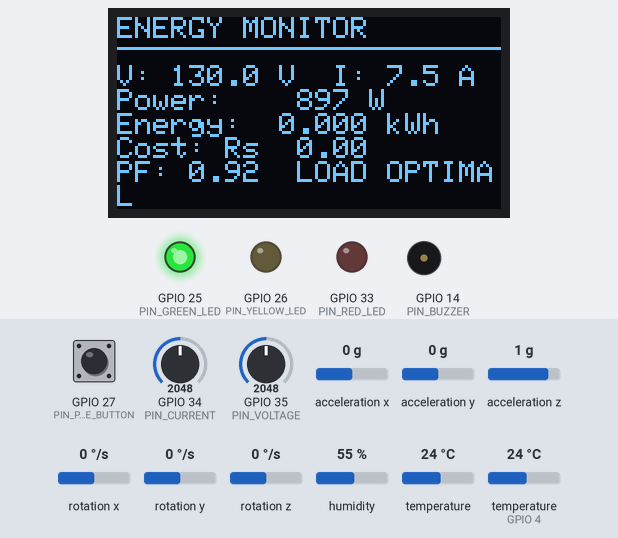
The sketch below on a simulated ESP32. On the bench: 128×64 one-colour display, output pins drawn as LEDs (lit = HIGH), buzzer (waves = sounding, pin HIGH). The inputs (shaded band) are chosen by the test bench; at power-on: GPIO 34 (PIN_CURRENT) = 2048, GPIO 35 (PIN_VOLTAGE) = 2048, GPIO 27 (PIN_PAGE_BUTTON) HIGH, acceleration x 0 g, acceleration y 0 g, acceleration z 1 g, rotation x 0 °/s, rotation y 0 °/s, rotation z 0 °/s, humidity 55 %, temperature 24 °C, temperature (sensor on GPIO 4) 24 °C (analog values on the 0–4095 scale). WiFi joins after 1.5 s; servers stay silent unless stated; storage starts empty; what the sketch prints to the serial monitor is not drawn.

Above: at 1.4 s.
1.5 s: GPIO 34 (PIN_CURRENT) set to 2508
At 3.9 s:
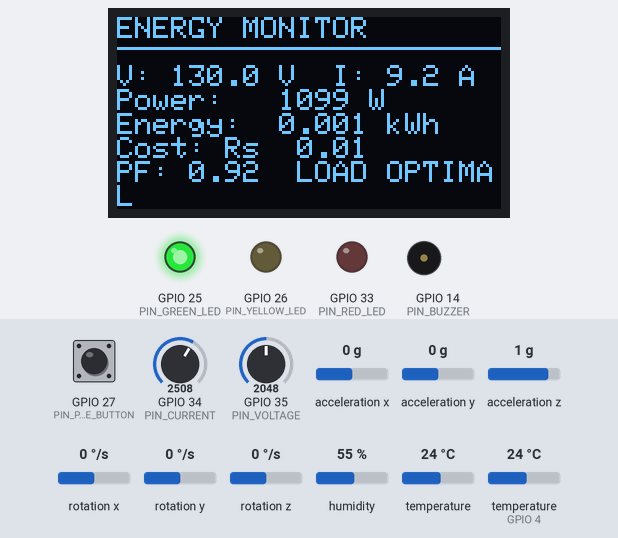
4.5 s: GPIO 34 (PIN_CURRENT) set to 2614
At 8.2 s:
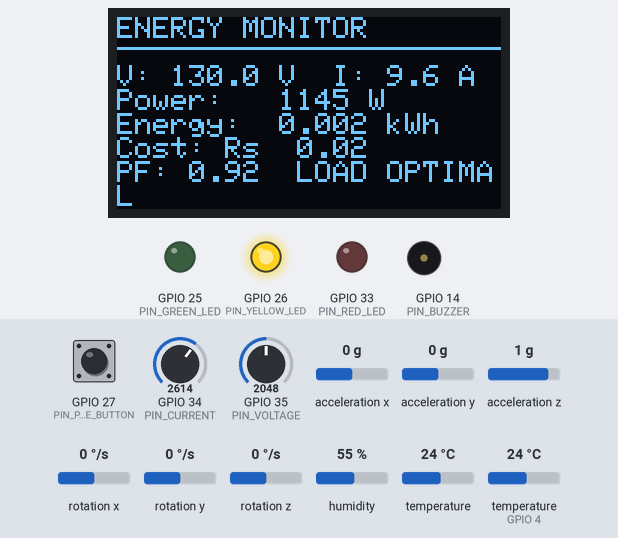
8.5 s: GPIO 35 (PIN_VOLTAGE) set to 491
At 10.8 s:
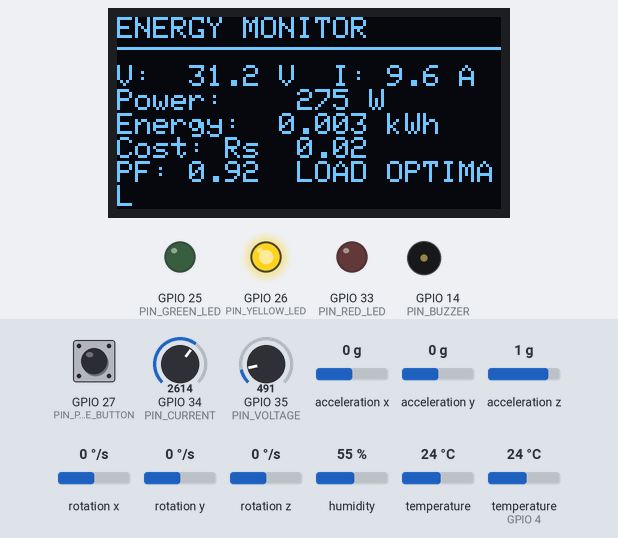
11.5 s: GPIO 35 (PIN_VOLTAGE) set to 420
At 12.3 s:
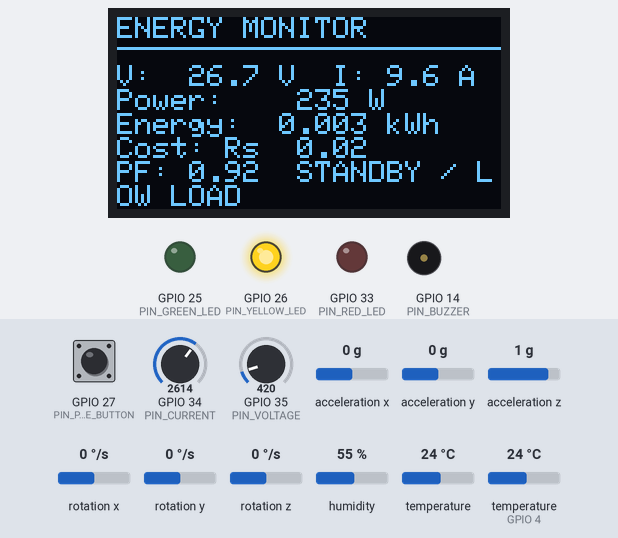
13.5 s: GPIO 35 (PIN_VOLTAGE) set to 3027
At 14.8 s:
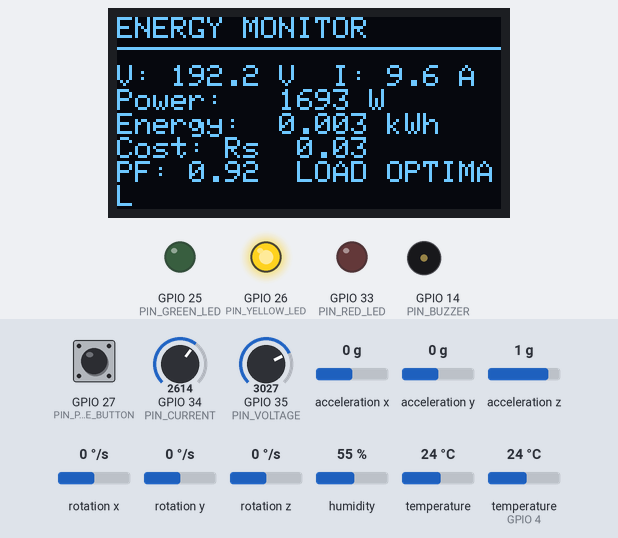
16.5 s: GPIO 35 (PIN_VOLTAGE) set to 3113
At 17.3 s:
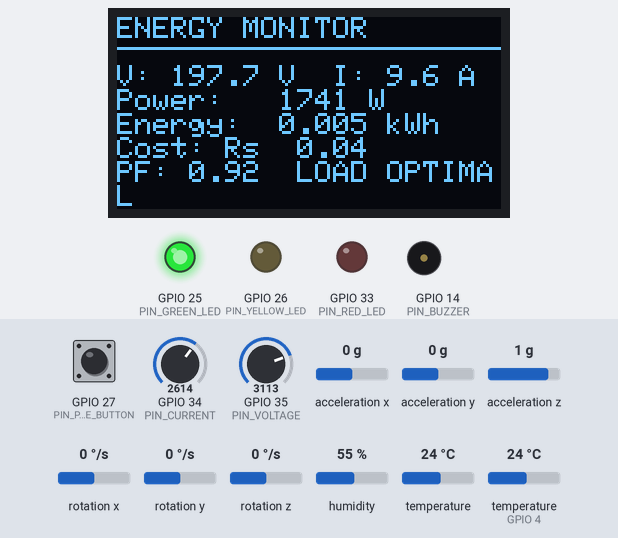
Timing chart, 0 to 19.5 s (numbered marks = the images above; inputs shaded):
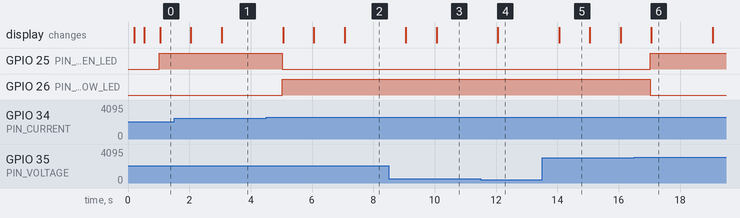

The sketch:

sketch.ino
```cpp
#include <Arduino.h>
#include <Wire.h>
#include <SPI.h>
#include <SD.h>
#include <WiFi.h>
#include <WebServer.h>
#include <DHTesp.h>
#include <Adafruit_GFX.h>
#include <Adafruit_SSD1306.h>
#include <Adafruit_MPU6050.h>
#include <Adafruit_Sensor.h>

// Smart Industrial Energy Monitoring & Predictive Maintenance
// Simulator inputs are isolated transducer simulations. Do not connect to mains.

// ---------------- Pin map ----------------
constexpr uint8_t PIN_DHT = 4;
constexpr uint8_t PIN_CURRENT = 34;       // simulated current transducer, 0-15 A
constexpr uint8_t PIN_VOLTAGE = 35;       // simulated voltage transducer, 0-260 V
constexpr uint8_t PIN_PAGE_BUTTON = 27;
constexpr uint8_t PIN_GREEN_LED = 25;
constexpr uint8_t PIN_YELLOW_LED = 26;
constexpr uint8_t PIN_RED_LED = 33;
constexpr uint8_t PIN_BUZZER = 14;
constexpr uint8_t PIN_SD_CS = 5;

// I2C: SDA 21, SCL 22. SPI: SCK 18, MISO 19, MOSI 23, CS 5.
constexpr uint8_t SCREEN_WIDTH = 128;
constexpr uint8_t SCREEN_HEIGHT = 64;
constexpr uint8_t OLED_ADDRESS = 0x3C;
constexpr float POWER_FACTOR = 0.92f;
constexpr float TARIFF_INR_PER_KWH = 8.50f;
constexpr float POWER_ALERT_W = 2500.0f;
constexpr uint8_t HISTORY_COUNT = 24;

const char* WIFI_SSID = "Wokwi-GUEST";
const char* WIFI_PASSWORD = "";

DHTesp dht;
Adafruit_MPU6050 mpu;
Adafruit_SSD1306 display(SCREEN_WIDTH, SCREEN_HEIGHT, &Wire, -1);
WebServer server(80);

struct Telemetry {
  float temperatureC = 0;
  float humidity = 0;
  float vibrationG = 0;
  float voltageV = 230;
  float currentA = 0;
  float powerW = 0;
  float powerFactor = POWER_FACTOR;
  float energyKWh = 0;
  float costInr = 0;
  float health = 100;
  float maintenanceHours = 720;
  float averagePowerW = 0;
  float peakPowerW = 0;
  uint32_t samples = 0;
  bool abnormalConsumption = false;
  const char* state = "STARTING";
  const char* optimization = "MEASURING";
};

Telemetry telemetry;
uint8_t page = 0;
uint32_t lastSample = 0;
uint32_t lastLog = 0;
uint32_t lastDisplay = 0;
uint32_t lastButton = 0;
uint32_t lastWiFiAttempt = 0;
uint32_t lastEnergyUpdate = 0;
bool sdReady = false;
bool webReady = false;
float powerHistory[HISTORY_COUNT] = {};
uint8_t historyIndex = 0;
uint8_t historySize = 0;
float historySum = 0;

float clamp01(float value) {
  return constrain(value, 0.0f, 1.0f);
}

void setIndicators() {
  digitalWrite(PIN_GREEN_LED, telemetry.health >= 75 && telemetry.voltageV <= 245);
  digitalWrite(PIN_YELLOW_LED, telemetry.health >= 45 && telemetry.health < 75);
  digitalWrite(PIN_RED_LED, telemetry.health < 45 || telemetry.voltageV > 245 || telemetry.currentA > 12);

  bool alarm = telemetry.health < 45 || telemetry.voltageV > 250 || telemetry.currentA > 13;
  digitalWrite(PIN_BUZZER, alarm && ((millis() / 250) % 2 == 0));
}

void calculateHealth() {
  float tempPenalty = clamp01((telemetry.temperatureC - 35.0f) / 35.0f);
  float vibPenalty = clamp01((telemetry.vibrationG - 0.08f) / 0.65f);
  float currentPenalty = clamp01((telemetry.currentA - 7.0f) / 8.0f);
  float voltagePenalty = clamp01(fabsf(telemetry.voltageV - 230.0f) / 35.0f);
  float humidityPenalty = clamp01((telemetry.humidity - 75.0f) / 25.0f);

  float risk = 0.27f * vibPenalty + 0.24f * tempPenalty +
               0.20f * currentPenalty + 0.19f * voltagePenalty +
               0.10f * humidityPenalty;
  telemetry.health = 100.0f * (1.0f - risk);

  if (telemetry.health >= 75) telemetry.state = "NORMAL";
  else if (telemetry.health >= 45) telemetry.state = "WARNING";
  else telemetry.state = "CRITICAL";

  if (telemetry.currentA > 12 || telemetry.voltageV > 245) {
    telemetry.optimization = "REDUCE LOAD";
  } else if (telemetry.powerW < 250) {
    telemetry.optimization = "STANDBY / LOW LOAD";
  } else {
    telemetry.optimization = "LOAD OPTIMAL";
  }

  telemetry.maintenanceHours = 24.0f + telemetry.health * 7.0f;
}

void updateEnergy(uint32_t now) {
  if (lastEnergyUpdate == 0) {
    lastEnergyUpdate = now;
    return;
  }
  float elapsedHours = (now - lastEnergyUpdate) / 3600000.0f;
  telemetry.energyKWh += (telemetry.powerW / 1000.0f) * elapsedHours;
  telemetry.costInr = telemetry.energyKWh * TARIFF_INR_PER_KWH;
  lastEnergyUpdate = now;
}

void updateHistory() {
  if (historySize < HISTORY_COUNT) {
    powerHistory[historyIndex] = telemetry.powerW;
    historySum += telemetry.powerW;
    historySize++;
  } else {
    historySum -= powerHistory[historyIndex];
    powerHistory[historyIndex] = telemetry.powerW;
    historySum += telemetry.powerW;
  }
  historyIndex = (historyIndex + 1) % HISTORY_COUNT;
  telemetry.samples++;
  telemetry.averagePowerW = historySize ? historySum / historySize : telemetry.powerW;
  telemetry.peakPowerW = max(telemetry.peakPowerW, telemetry.powerW);
  telemetry.abnormalConsumption = telemetry.powerW > POWER_ALERT_W ||
                                  (historySize >= 5 && telemetry.powerW > telemetry.averagePowerW * 1.50f);
}

void readSensors() {
  TempAndHumidity climate = dht.getTempAndHumidity();
  if (!isnan(climate.temperature)) telemetry.temperatureC = climate.temperature;
  if (!isnan(climate.humidity)) telemetry.humidity = climate.humidity;

  sensors_event_t accel, gyro, mpuTemp;
  mpu.getEvent(&accel, &gyro, &mpuTemp);
  float ax = accel.acceleration.x / 9.80665f;
  float ay = accel.acceleration.y / 9.80665f;
  float az = accel.acceleration.z / 9.80665f;
  float magnitude = sqrtf(ax * ax + ay * ay + az * az);
  telemetry.vibrationG = fabsf(magnitude - 1.0f) +
                         (fabsf(gyro.gyro.x) + fabsf(gyro.gyro.y) + fabsf(gyro.gyro.z)) * 0.015f;

  telemetry.currentA = (analogRead(PIN_CURRENT) / 4095.0f) * 15.0f;
  telemetry.voltageV = (analogRead(PIN_VOLTAGE) / 4095.0f) * 260.0f;
  telemetry.powerW = telemetry.voltageV * telemetry.currentA * telemetry.powerFactor;
  calculateHealth();
  setIndicators();
}

void printTelemetry() {
  Serial.printf(
    "TELEMETRY,t=%lu,voltage=%.1fV,current=%.2fA,power=%.1fW,avg=%.1fW,peak=%.1fW,energy=%.5fkWh,cost=Rs%.2f,alert=%s,temp=%.1fC,humidity=%.1f%%,vibration=%.3fg,health=%.1f,state=%s,opt=%s,rul=%.0fh\n",
    millis(), telemetry.voltageV, telemetry.currentA, telemetry.powerW,
    telemetry.averagePowerW, telemetry.peakPowerW, telemetry.energyKWh, telemetry.costInr,
    telemetry.abnormalConsumption ? "YES" : "NO", telemetry.temperatureC,
    telemetry.humidity, telemetry.vibrationG, telemetry.health,
    telemetry.state, telemetry.optimization, telemetry.maintenanceHours);
}

void logTelemetry() {
  if (!sdReady) return;
  File logFile = SD.open("/energy_log.csv", FILE_APPEND);
  if (!logFile) return;
  logFile.printf("%lu,%.2f,%.3f,%.2f,%.5f,%.2f,%.2f,%.2f,%.2f,%.2f,%s,%s,%.0f\n",
                 millis(), telemetry.voltageV, telemetry.currentA, telemetry.powerW,
                 telemetry.energyKWh, telemetry.costInr, telemetry.temperatureC,
                 telemetry.humidity, telemetry.vibrationG, telemetry.health,
                 telemetry.state, telemetry.optimization, telemetry.maintenanceHours);
  logFile.close();
}

void drawHeader(const char* title) {
  display.setTextSize(1);
  display.setTextColor(SSD1306_WHITE);
  display.setCursor(0, 0);
  display.println(title);
  display.drawLine(0, 10, 127, 10, SSD1306_WHITE);
}

void drawDashboard() {
  display.clearDisplay();
  display.setTextSize(1);
  if (page == 0) {
    drawHeader("ENERGY MONITOR");
    display.setCursor(0, 16);
    display.printf("V: %5.1f V  I:%4.1f A\n", telemetry.voltageV, telemetry.currentA);
    display.printf("Power: %6.0f W\n", telemetry.powerW);
    display.printf("Energy:%7.3f kWh\n", telemetry.energyKWh);
    display.printf("Cost: Rs%6.2f\n", telemetry.costInr);
    display.printf("PF: %.2f  %s", telemetry.powerFactor, telemetry.optimization);
  } else if (page == 1) {
    drawHeader("ASSET CONDITION");
    display.setCursor(0, 16);
    display.printf("Status: %s\n", telemetry.state);
    display.printf("Health: %5.1f %%\n", telemetry.health);
    display.printf("Temp:   %5.1f C\n", telemetry.temperatureC);
    display.printf("Vib:    %5.3f g\n", telemetry.vibrationG);
    display.printf("RUL:  %5.0f h", telemetry.maintenanceHours);
  } else {
    drawHeader("SYSTEM STATUS");
    display.setCursor(0, 16);
    display.printf("WiFi: %s\n", webReady ? "ONLINE" : "CONNECTING");
    display.printf("IP: %s\n", webReady ? WiFi.localIP().toString().c_str() : "not assigned");
    display.printf("SD: %s\n", sdReady ? "LOGGING" : "OFFLINE");
    display.printf("I2C: OLED + MPU6050\n");
    display.printf("UART: 115200 baud");
  }
  display.display();
}

String jsonTelemetry() {
  String json = "{";
  json += "\"voltage_v\":" + String(telemetry.voltageV, 2);
  json += ",\"current_a\":" + String(telemetry.currentA, 3);
  json += ",\"power_w\":" + String(telemetry.powerW, 2);
  json += ",\"average_power_w\":" + String(telemetry.averagePowerW, 2);
  json += ",\"peak_power_w\":" + String(telemetry.peakPowerW, 2);
  json += ",\"samples\":" + String(telemetry.samples);
  json += ",\"abnormal_consumption\":" + String(telemetry.abnormalConsumption ? "true" : "false");
  json += ",\"energy_kwh\":" + String(telemetry.energyKWh, 5);
  json += ",\"cost_inr\":" + String(telemetry.costInr, 2);
  json += ",\"temperature_c\":" + String(telemetry.temperatureC, 2);
  json += ",\"humidity_pct\":" + String(telemetry.humidity, 2);
  json += ",\"vibration_g\":" + String(telemetry.vibrationG, 4);
  json += ",\"health_pct\":" + String(telemetry.health, 2);
  json += ",\"state\":\"" + String(telemetry.state) + "\"";
  json += ",\"optimization\":\"" + String(telemetry.optimization) + "\"";
  json += ",\"rul_hours\":" + String(telemetry.maintenanceHours, 1);
  json += "}";
  return json;
}

void handleApi() {
  server.sendHeader("Access-Control-Allow-Origin", "*");
  server.send(200, "application/json", jsonTelemetry());
}

void handleHistory() {
  server.sendHeader("Access-Control-Allow-Origin", "*");
  String json = "[";
  for (uint8_t n = 0; n < historySize; n++) {
    uint8_t index = (historySize < HISTORY_COUNT) ? n : (historyIndex + n) % HISTORY_COUNT;
    if (n) json += ",";
    json += String(powerHistory[index], 1);
  }
  json += "]";
  server.send(200, "application/json", json);
}

void handleDashboard() {
  String html = R"HTML(<!doctype html><html><head><meta name='viewport' content='width=device-width,initial-scale=1'><title>Industrial Energy Monitor</title><style>body{font-family:Arial;background:#0f172a;color:#e2e8f0;margin:20px;max-width:1100px}h1{color:#38bdf8}.grid{display:grid;grid-template-columns:repeat(auto-fit,minmax(170px,1fr));gap:12px}.card{background:#1e293b;padding:16px;border-radius:12px}.v{font-size:23px;color:#f8fafc;margin-top:7px}.ok{color:#4ade80}.warn{color:#facc15}.bad{color:#fb7185}.alert{padding:12px;border-radius:8px;background:#7f1d1d;color:#fecaca}.normal{background:#14532d;color:#bbf7d0}canvas{width:100%;height:230px;background:#111827;border-radius:12px;margin-top:16px}</style></head><body><h1>Industrial Energy Monitoring &amp; Power Optimization</h1><p>ESP32 live telemetry, historical usage and abnormal-consumption detection</p><div class='grid'><div class='card'>Voltage<div id='v' class='v'>--</div></div><div class='card'>Current<div id='i' class='v'>--</div></div><div class='card'>Live Power<div id='p' class='v'>--</div></div><div class='card'>Average Power<div id='a' class='v'>--</div></div><div class='card'>Peak Power<div id='pk' class='v'>--</div></div><div class='card'>Energy<div id='e' class='v'>--</div></div><div class='card'>Estimated Cost<div id='c' class='v'>--</div></div><div class='card'>Asset Health<div id='h' class='v'>--</div></div></div><p id='alert' class='normal'>Loading...</p><canvas id='chart' width='1000' height='230'></canvas><p id='s'>Connecting...</p><script>const $=id=>document.getElementById(id);function draw(data){let c=$('chart'),x=c.getContext('2d'),w=c.width,h=c.height;x.clearRect(0,0,w,h);if(!data.length)return;let max=Math.max(100,...data),min=0;x.strokeStyle='#38bdf8';x.lineWidth=3;x.beginPath();data.forEach((v,i)=>{let px=i*(w-30)/Math.max(1,data.length-1)+15,py=h-20-(v-min)*(h-40)/(max-min);i?x.lineTo(px,py):x.moveTo(px,py)});x.stroke();x.fillStyle='#94a3b8';x.font='14px Arial';x.fillText('Historical power (rolling 24 samples)',15,18)}async function refresh(){try{let d=await fetch('/api/telemetry').then(r=>r.json()),hist=await fetch('/api/history').then(r=>r.json());$('v').textContent=d.voltage_v.toFixed(1)+' V';$('i').textContent=d.current_a.toFixed(2)+' A';$('p').textContent=d.power_w.toFixed(0)+' W';$('a').textContent=d.average_power_w.toFixed(0)+' W';$('pk').textContent=d.peak_power_w.toFixed(0)+' W';$('e').textContent=d.energy_kwh.toFixed(4)+' kWh';$('c').textContent='Rs '+d.cost_inr.toFixed(2);$('h').textContent=d.health_pct.toFixed(1)+'%';$('alert').textContent=d.abnormal_consumption?'ALERT: abnormal consumption detected':'Consumption within expected range';$('alert').className=d.abnormal_consumption?'alert':'normal';$('s').textContent=d.state+' | '+d.optimization+' | RUL '+d.rul_hours.toFixed(0)+' h | Samples '+d.samples;draw(hist)}catch(e){$('s').textContent='Waiting for ESP32 telemetry...'}}setInterval(refresh,1000);refresh();</script></body></html>)HTML";
  server.send(200, "text/html", html);
}

void startWiFi() {
  if (WiFi.status() == WL_CONNECTED) {
    if (!webReady) {
      server.on("/", handleDashboard);
      server.on("/api/telemetry", handleApi);
      server.on("/api/history", handleHistory);
      server.begin();
      webReady = true;
      Serial.print("WIFI: dashboard at http://");
      Serial.println(WiFi.localIP());
    }
    server.handleClient();
    return;
  }
  if (millis() - lastWiFiAttempt > 5000) {
    lastWiFiAttempt = millis();
    Serial.println("WIFI: connecting to Wokwi-GUEST...");
    WiFi.begin(WIFI_SSID, WIFI_PASSWORD, 6);
  }
}

void handleButton() {
  if (digitalRead(PIN_PAGE_BUTTON) == LOW && millis() - lastButton > 300) {
    page = (page + 1) % 3;
    lastButton = millis();
  }
}

void setup() {
  Serial.begin(115200);
  delay(200);
  Serial.println("\nSMART INDUSTRIAL ENERGY MONITOR");
  Serial.println("Power, energy, cost and predictive-maintenance node starting...");

  pinMode(PIN_GREEN_LED, OUTPUT);
  pinMode(PIN_YELLOW_LED, OUTPUT);
  pinMode(PIN_RED_LED, OUTPUT);
  pinMode(PIN_BUZZER, OUTPUT);
  pinMode(PIN_PAGE_BUTTON, INPUT_PULLUP);
  analogReadResolution(12);

  Wire.begin(21, 22);
  dht.setup(PIN_DHT, DHTesp::DHT22);

  if (!mpu.begin()) {
    Serial.println("ERROR: MPU6050 not found");
    while (true) {
      digitalWrite(PIN_RED_LED, !digitalRead(PIN_RED_LED));
      delay(250);
    }
  }
  mpu.setAccelerometerRange(MPU6050_RANGE_8_G);
  mpu.setGyroRange(MPU6050_RANGE_500_DEG);
  mpu.setFilterBandwidth(MPU6050_BAND_21_HZ);

  if (!display.begin(SSD1306_SWITCHCAPVCC, OLED_ADDRESS)) {
    Serial.println("ERROR: OLED not found");
  }

  SPI.begin(18, 19, 23, PIN_SD_CS);
  sdReady = SD.begin(PIN_SD_CS);
  Serial.println(sdReady ? "SD: ready, energy logging enabled" : "SD: unavailable, logging disabled");
  if (sdReady && !SD.exists("/energy_log.csv")) {
    File header = SD.open("/energy_log.csv", FILE_WRITE);
    if (header) {
      header.println("time_ms,voltage_v,current_a,power_w,energy_kwh,cost_inr,temp_c,humidity_pct,vibration_g,health_pct,state,optimization,rul_hours");
      header.close();
    }
  }

  WiFi.mode(WIFI_STA);
  WiFi.begin(WIFI_SSID, WIFI_PASSWORD, 6);
  lastEnergyUpdate = millis();
}

void loop() {
  uint32_t now = millis();
  handleButton();
  startWiFi();

  if (now - lastSample >= 1000) {
    lastSample = now;
    readSensors();
    updateEnergy(now);
    updateHistory();
    printTelemetry();
  }
  if (now - lastLog >= 5000) {
    lastLog = now;
    logTelemetry();
  }
  if (now - lastDisplay >= 500) {
    lastDisplay = now;
    drawDashboard();
  }
}
```

Measured:
- the behaviour switches between 2566 and 2567 on GPIO 34 (PIN_CURRENT) (found by bisection; images 1 and 2)
- the behaviour switches between 447 and 446 on GPIO 35 (PIN_VOLTAGE) (found by bisection; images 3 and 4)
- the behaviour switches between 3083 and 3084 on GPIO 35 (PIN_VOLTAGE) (found by bisection; images 5 and 6)
- after the input at 1.5 s, the display: first changes after 0.55 s (image 1 shows a later state)
- after the input at 4.5 s, GPIO 25 (PIN_GREEN_LED): HIGH → LOW after 0.52 s; GPIO 26 (PIN_YELLOW_LED): LOW → HIGH after 0.52 s
- after the input at 11.5 s, the display: changes after 0.57 s (image 4)
- after the input at 13.5 s, the display: changes after 0.56 s (image 5)
- after the input at 16.5 s, GPIO 25 (PIN_GREEN_LED): LOW → HIGH after 0.52 s; GPIO 26 (PIN_YELLOW_LED): HIGH → LOW after 0.52 s
